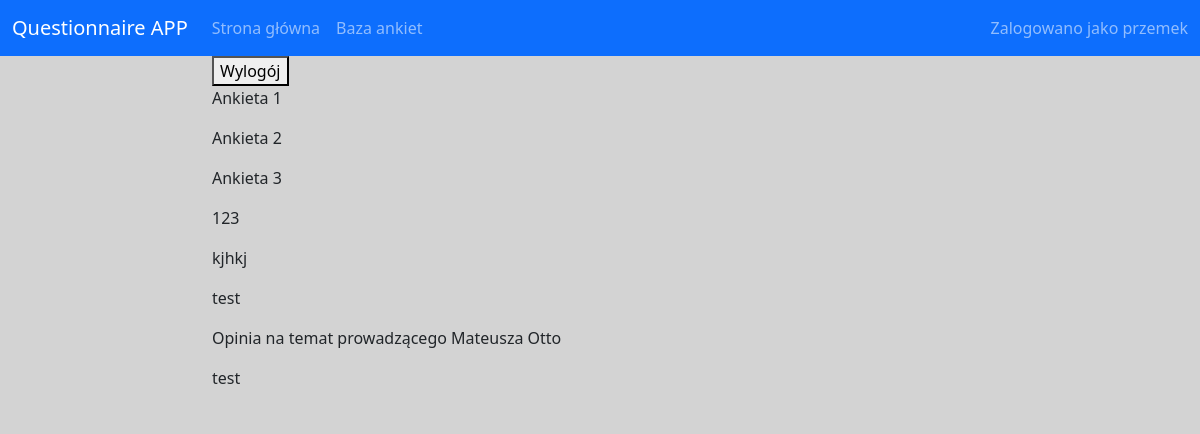
The page /profile/ (signed in) on the database as committed earlier.
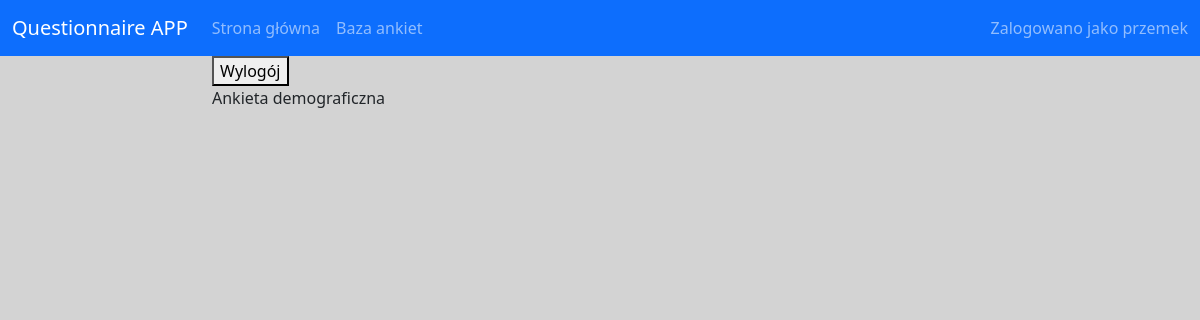
The same page on the database as committed later.
### main/models.py (models this page shows, shortened)
class Questionnaire(models.Model):
    text = models.CharField(max_length=500)
    questions = models.ManyToManyField(Question, blank=True)
    owner = models.ForeignKey(User, on_delete=models.SET_NULL, null=True)
    public = models.BooleanField(null=True, default=False)
    publicResults = models.BooleanField(null=True, blank=True)
    password = models.CharField(max_length=200, blank=True, null=True)
    date = models.DateField(auto_created=True, null=True)
    active = models.BooleanField(null=True, default=True)

### main/decorators.py (the view)
    def wrapper_func(response, *args, **kwargs):
        if not response.user.is_authenticated:
            return redirect('/login')
        else:
            return viewFunc(response, *args, **kwargs)

### main/views.py (called while the page is built)
@notloged
def profile(request):
    if request.method == "POST":
        logout(request)
        return redirect('/home')
    else:
        userQuestionnaires = Questionnaire.objects.filter(owner=request.user)
        context = {"userQuestionnaires": userQuestionnaires}
    return render(request, "profile.html", context)

### main/templates/main/profile.html (shortened to what this page needs)
{% extends 'base.html' %}
{% block content %}
    <form method="post" action="">
        <button type="submit">Wylogój</button>
    </form>
    {% for questionnaire in userQuestionnaires %}
        <p>{{questionnaire.text}}</p>
    {% endfor %}
{% endblock %}

Rows that differ between the two databases and show on the page:
removed Questionnaire: text "Ankieta 1"
removed Questionnaire: text "Ankieta 2"
removed Questionnaire: text "Ankieta 3"
removed Questionnaire: text "123"
removed Questionnaire: text "kjhkj"
removed Questionnaire: text "test"
removed Questionnaire: text "Opinia na temat prowadzącego Mateusza Otto"
removed Questionnaire: text "test"
added Questionnaire: text "Ankieta demograficzna"
